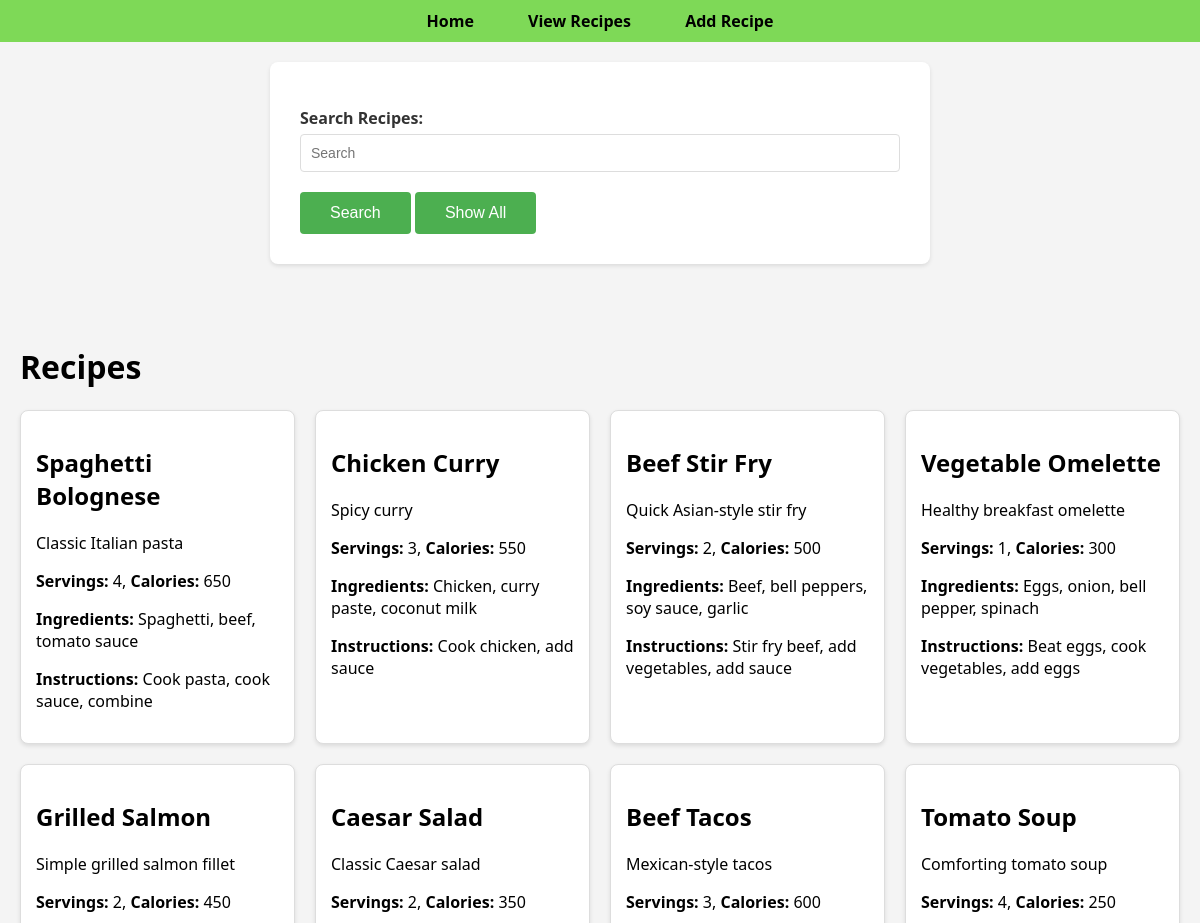
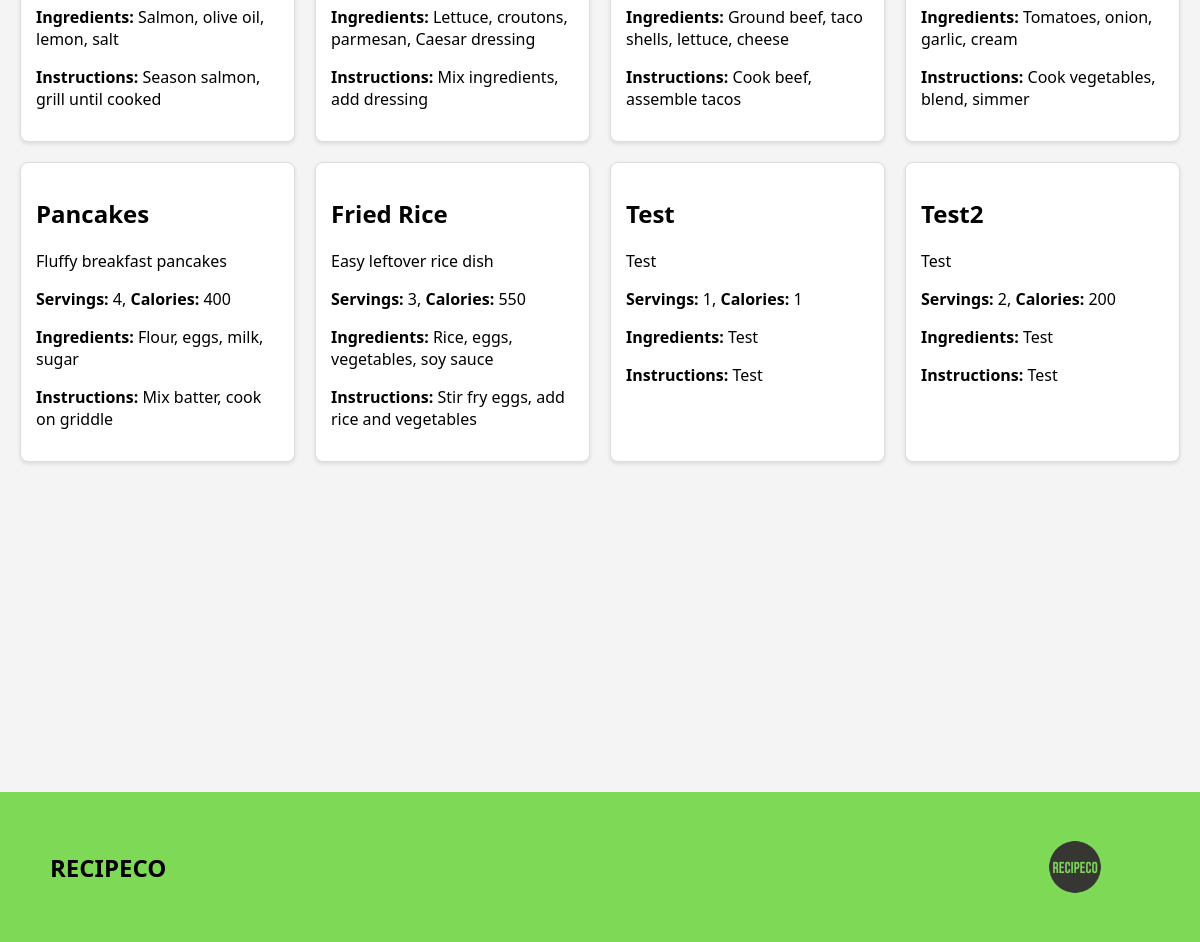
Page /recipes on the committed database (2 pictures, top to bottom).
### tables this page shows
CREATE TABLE recipes (
            RecipeID INTEGER PRIMARY KEY AUTOINCREMENT,
            name TEXT,
            description TEXT,
            servings INTEGER,
            calories INTEGER,
            ingredients TEXT,
            instructions TEXT
        );

### app.py (the view, shortened to what this page needs)
@app.route("/recipes", methods=["GET", "POST"])
def view_recipes():
    recipes = db.get_all_recipes()
    print(recipes)
    return render_template("viewRecipes.html", recipes=recipes)

### db.py (called while the page is built)
def get_all_recipes():
    conn = sqlite3.connect(DB_PATH)
    cursor = conn.cursor()
    cursor.row_factory = sqlite3.Row
    cursor.execute("SELECT * FROM recipes")
    recipes = cursor.fetchall()
    conn.close()
    return recipes

### templates/viewRecipes.html (shortened to what this page needs)
<!DOCTYPE html>
<html>
<head>
    <link rel="stylesheet" href="{{ url_for('static', filename='style.css') }}">
</head>
<body>
    <nav>
        <a href="{{ url_for('index') }}">Home</a>
        <a href="{{ url_for('view_recipes') }}">View Recipes</a>
        <a href="{{ url_for('add_recipe') }}">Add Recipe</a>
    </nav>
    <form method="POST">
        <label for="recipeSearch">Search Recipes:</label>
        <input type="text" name="recipeSearch" placeholder="Search" required>
        <button type="submit" value="search" name="action">Search</button>
        <button type="submit" value="showAll" name="action" formnovalidate>Show All</button>
    </form>
    <div class="container">
        <h1>Recipes</h1>
        {% if recipes %}
            <div class="recipesGrid">
                {% for recipe in recipes %}
                    <div class="card">
                        <h2>{{ recipe['name'] }}</h2>
                        <p>{{ recipe['description'] }}</p>
                        <p><strong>Servings:</strong> {{ recipe['servings'] }}, <strong>Calories:</strong> {{ recipe['calories'] }}</p>
                        <p><strong>Ingredients:</strong> {{ recipe['ingredients'] }}</p>
                        <p><strong>Instructions:</strong> {{ recipe['instructions'] }}</p>
                    </div>
                {% endfor %}
            </div>
        {% else %}
            <p>No recipes found.</p>
        {% endif %}
    </div>
</body>
<footer>
    <div class="footer-div">
        <h2>RECIPECO</h2>
        <img src="static/logo.png" alt="Logo">
    </div>
</footer>
</html>

### static/style.css (style rules this page uses)
body { font-family: system-ui, -apple-system, BlinkMacSystemFont, 'Segoe UI', Roboto, Oxygen, Ubuntu, Cantarell, 'Open Sans', 'Helvetica Neue', sans-serif; background: #f4f4f4; margin: 0px; }
.container { max-width: 1400px; margin: 40px auto; padding: 20px; }
.recipesGrid { display: grid; grid-template-columns: repeat(4, 1fr); gap: 20px; margin-top: 20px; }
.card { background: white; border: 1px solid #ddd; border-radius: 8px; padding: 15px; box-shadow: 0 2px 4px rgba(0, 0, 0, 0.1); transition: transform 0.3s, box-shadow 0.3s; }
form { max-width: 600px; margin: 20px auto; background: white; padding: 30px; border-radius: 8px; box-shadow: 0 2px 4px rgba(0, 0, 0, 0.1); }
label { display: block; margin-top: 15px; margin-bottom: 5px; font-weight: bold; color: #333; }
input[type="text"], input[type="number"], textarea { width: 100%; padding: 10px; border: 1px solid #ddd; border-radius: 4px; font-size: 14px; font-family: Arial, sans-serif; box-sizing: border-box; transition: border-color 0.3s; }
button { background-color: #4CAF50; color: white; padding: 12px 30px; border: none; border-radius: 4px; font-size: 16px; cursor: pointer; margin-top: 20px; transition: background-color 0.3s; }
nav { background-color: #7ED957; padding: 10px; text-align: center; }
nav a { color: black; text-decoration: none; padding: 10px 20px; margin: 0 5px; border-radius: 4px; transition: background-color 0.3s; font-weight: 700; transition: all .4s ease; }
footer { background-color: #7ED957; color: #000000; font-family: system-ui, -apple-system, BlinkMacSystemFont, 'Segoe UI', Roboto, Oxygen, Ubuntu, Cantarell, 'Open Sans', 'Helvetica Neue', sans-serif; bottom: 0; margin: 0; position: relative; top: 270px; height: 150px; max-width: 100vw; }
.footer-div { display: flex; flex-direction: row; justify-content: space-between; align-items: center; height: 150px; padding: 0px 50px 0px 50px; }
.footer-div img { height: 150px; width: 150px; }

### rows in the picture
recipes: name "Spaghetti Bolognese", description "Classic Italian pasta", servings "4", calories "650", ingredients "Spaghetti, beef, tomato sauce", instructions "Cook pasta, cook sauce, combine"
recipes: name "Chicken Curry", description "Spicy curry", servings "3", calories "550", ingredients "Chicken, curry paste, coconut milk", instructions "Cook chicken, add sauce"
recipes: name "Beef Stir Fry", description "Quick Asian-style stir fry", servings "2", calories "500", ingredients "Beef, bell peppers, soy sauce, garlic", instructions "Stir fry beef, add vegetables, add sauce"
recipes: name "Vegetable Omelette", description "Healthy breakfast omelette", servings "1", calories "300", ingredients "Eggs, onion, bell pepper, spinach", instructions "Beat eggs, cook vegetables, add eggs"
recipes: name "Grilled Salmon", description "Simple grilled salmon fillet", servings "2", calories "450", ingredients "Salmon, olive oil, lemon, salt", instructions "Season salmon, grill until cooked"
recipes: name "Caesar Salad", description "Classic Caesar salad", servings "2", calories "350", ingredients "Lettuce, croutons, parmesan, Caesar dressing", instructions "Mix ingredients, add dressing"
recipes: name "Beef Tacos", description "Mexican-style tacos", servings "3", calories "600", ingredients "Ground beef, taco shells, lettuce, cheese", instructions "Cook beef, assemble tacos"
recipes: name "Tomato Soup", description "Comforting tomato soup", servings "4", calories "250", ingredients "Tomatoes, onion, garlic, cream", instructions "Cook vegetables, blend, simmer"
recipes: name "Pancakes", description "Fluffy breakfast pancakes", servings "4", calories "400", ingredients "Flour, eggs, milk, sugar", instructions "Mix batter, cook on griddle"
recipes: name "Fried Rice", description "Easy leftover rice dish", servings "3", calories "550", ingredients "Rice, eggs, vegetables, soy sauce", instructions "Stir fry eggs, add rice and vegetables"
recipes: name "Test", description "Test", servings "1", calories "1", ingredients "Test", instructions "Test"
recipes: name "Test2", description "Test", servings "2", calories "200", ingredients "Test", instructions "Test"
